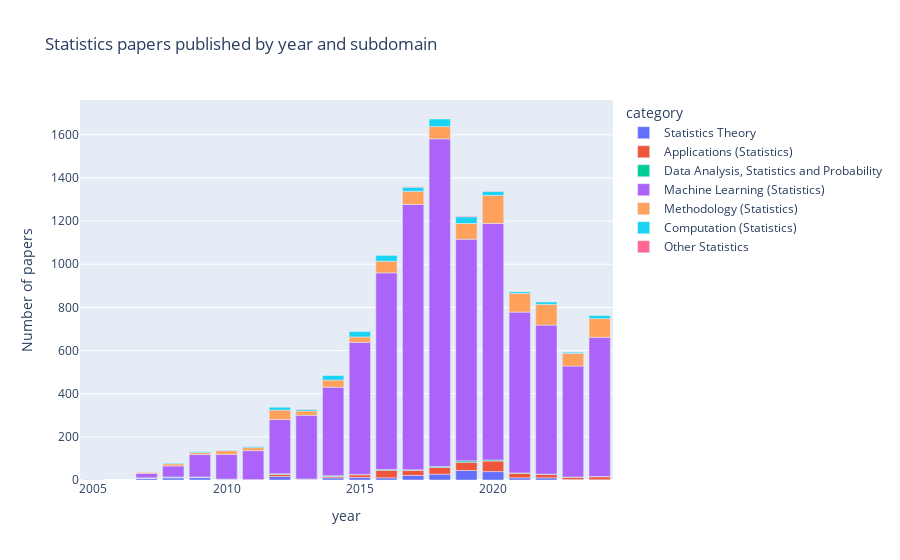

The notebook cell saved with this chart:
### Code cell
fig = px.bar(stats_papers, x='year', y = 'authors', color='category', title="Statistics papers published by year and subdomain")
fig.update_layout(yaxis_title="Number of papers")

### Figure 1 — Plotly figure (JSON) as saved in the notebook; plotly's stock layout.template omitted (floating-point values rounded to 4 significant figures)
{"data": [{"hovertemplate": "category=Statistics Theory<br>year=%{x}<br>authors=%{y}<extra></extra>", "legendgroup": "Statistics Theory", "marker": {"color": "#636efa", "pattern": {"shape": ""}}, "name": "Statistics Theory", "orientation": "v", "showlegend": true, "textposition": "auto", "type": "bar", "x": [2005, 2007, 2008, 2009, 2010, 2012, 2013, 2014, 2015, 2016, 2017, 2018, 2019, 2020, 2021, 2022, 2023, 2024], "xaxis": "x", "y": [1, 8, 10, 11, 2, 16, 1, 10, 12, 10, 21, 27, 44, 39, 10, 10, 2, 1], "yaxis": "y"}, {"hovertemplate": "category=Applications (Statistics)<br>year=%{x}<br>authors=%{y}<extra></extra>", "legendgroup": "Applications (Statistics)", "marker": {"color": "#EF553B", "pattern": {"shape": ""}}, "name": "Applications (Statistics)", "orientation": "v", "showlegend": true, "textposition": "auto", "type": "bar", "x": [2007, 2008, 2009, 2010, 2011, 2012, 2013, 2014, 2015, 2016, 2017, 2018, 2019, 2020, 2021, 2022, 2023, 2024], "xaxis": "x", "y": [1, 2, 2, 1, 2, 10, 3, 6, 12, 35, 24, 31, 38, 49, 21, 16, 11, 14], "yaxis": "y"}, {"hovertemplate": "category=Data Analysis, Statistics and Probability<br>year=%{x}<br>authors=%{y}<extra></extra>", "legendgroup": "Data Analysis, Statistics and Probability", "marker": {"color": "#00cc96", "pattern": {"shape": ""}}, "name": "Data Analysis, Statistics and Probability", "orientation": "v", "showlegend": true, "textposition": "auto", "type": "bar", "x": [2007, 2008, 2009, 2010, 2012, 2013, 2014, 2015, 2016, 2017, 2018, 2019, 2020, 2021, 2022, 2023, 2024], "xaxis": "x", "y": [1, 2, 1, 1, 3, 1, 4, 2, 4, 2, 5, 7, 5, 2, 1, 1, 1], "yaxis": "y"}, {"hovertemplate": "category=Machine Learning (Statistics)<br>year=%{x}<br>authors=%{y}<extra></extra>", "legendgroup": "Machine Learning (Statistics)", "marker": {"color": "#ab63fa", "pattern": {"shape": ""}}, "name": "Machine Learning (Statistics)", "orientation": "v", "showlegend": true, "textposition": "auto", "type": "bar", "x": [2007, 2008, 2009, 2010, 2011, 2012, 2013, 2014, 2015, 2016, 2017, 2018, 2019, 2020, 2021, 2022, 2023, 2024], "xaxis": "x", "y": [21, 51, 104, 115, 134, 251, 295, 410, 612, 911, 1230, 1518, 1027, 1096, 745, 691, 514, 645], "yaxis": "y"}, {"hovertemplate": "category=Methodology (Statistics)<br>year=%{x}<br>authors=%{y}<extra></extra>", "legendgroup": "Methodology (Statistics)", "marker": {"color": "#FFA15A", "pattern": {"shape": ""}}, "name": "Methodology (Statistics)", "orientation": "v", "showlegend": true, "textposition": "auto", "type": "bar", "x": [2007, 2008, 2009, 2010, 2011, 2012, 2013, 2014, 2015, 2016, 2017, 2018, 2019, 2020, 2021, 2022, 2023, 2024], "xaxis": "x", "y": [4, 10, 9, 17, 14, 44, 20, 33, 25, 54, 61, 57, 73, 130, 87, 96, 59, 87], "yaxis": "y"}, {"hovertemplate": "category=Computation (Statistics)<br>year=%{x}<br>authors=%{y}<extra></extra>", "legendgroup": "Computation (Statistics)", "marker": {"color": "#19d3f3", "pattern": {"shape": ""}}, "name": "Computation (Statistics)", "orientation": "v", "showlegend": true, "textposition": "auto", "type": "bar", "x": [2008, 2009, 2010, 2011, 2012, 2013, 2014, 2015, 2016, 2017, 2018, 2019, 2020, 2021, 2022, 2023, 2024], "xaxis": "x", "y": [3, 4, 2, 6, 13, 8, 21, 25, 27, 19, 35, 31, 19, 8, 11, 5, 14], "yaxis": "y"}, {"hovertemplate": "category=Other Statistics<br>year=%{x}<br>authors=%{y}<extra></extra>", "legendgroup": "Other Statistics", "marker": {"color": "#FF6692", "pattern": {"shape": ""}}, "name": "Other Statistics", "orientation": "v", "showlegend": true, "textposition": "auto", "type": "bar", "x": [2011, 2013, 2017, 2019, 2020, 2021], "xaxis": "x", "y": [1, 1, 2, 3, 1, 1], "yaxis": "y"}], "layout": {"barmode": "relative", "legend": {"title": {"text": "category"}, "tracegroupgap": 0}, "title": {"text": "Statistics papers published by year and subdomain"}, "xaxis": {"anchor": "y", "domain": [0, 1], "title": {"text": "year"}}, "yaxis": {"anchor": "x", "domain": [0, 1], "title": {"text": "Number of papers"}}}}
